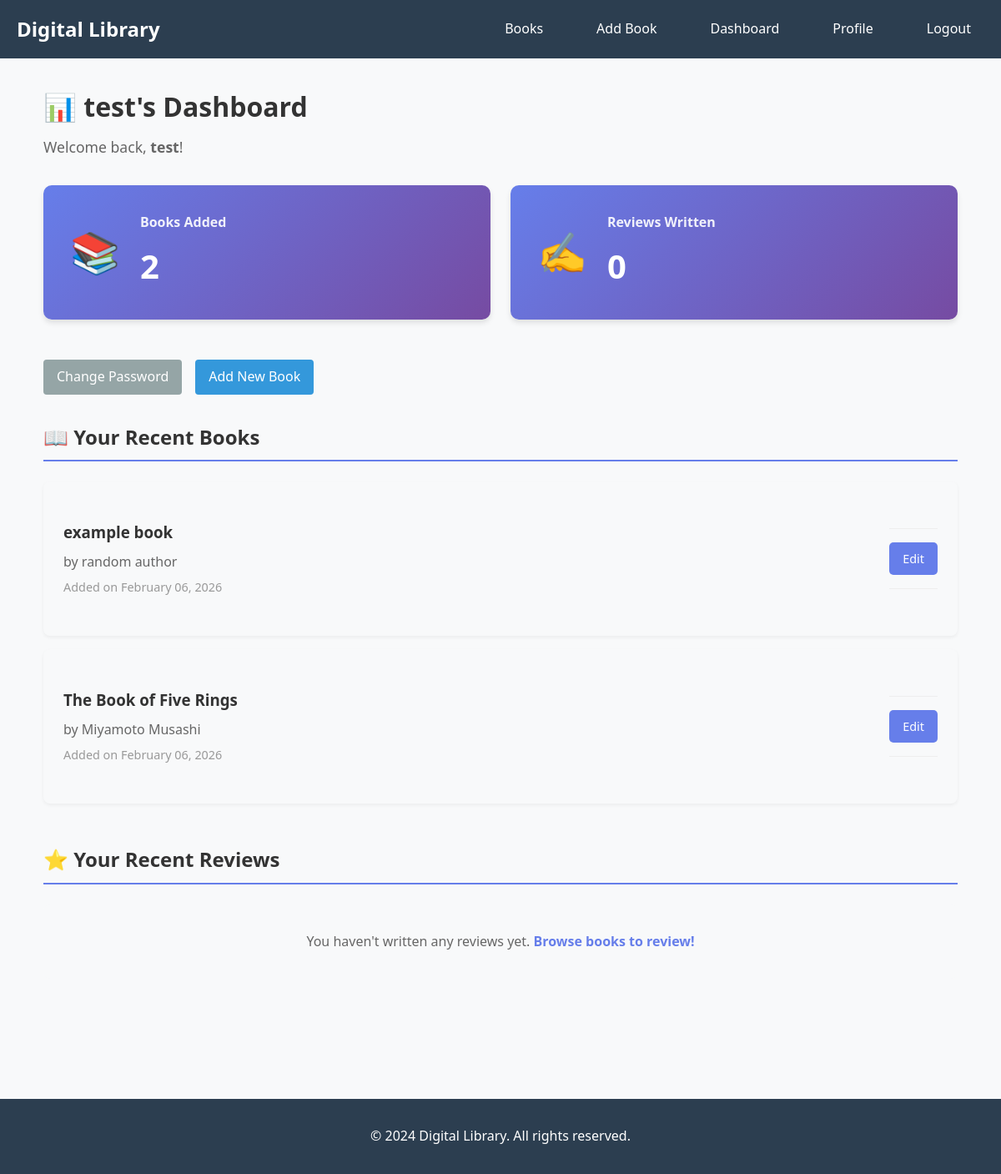
Page /user/dashboard (signed in) on the earlier database version.
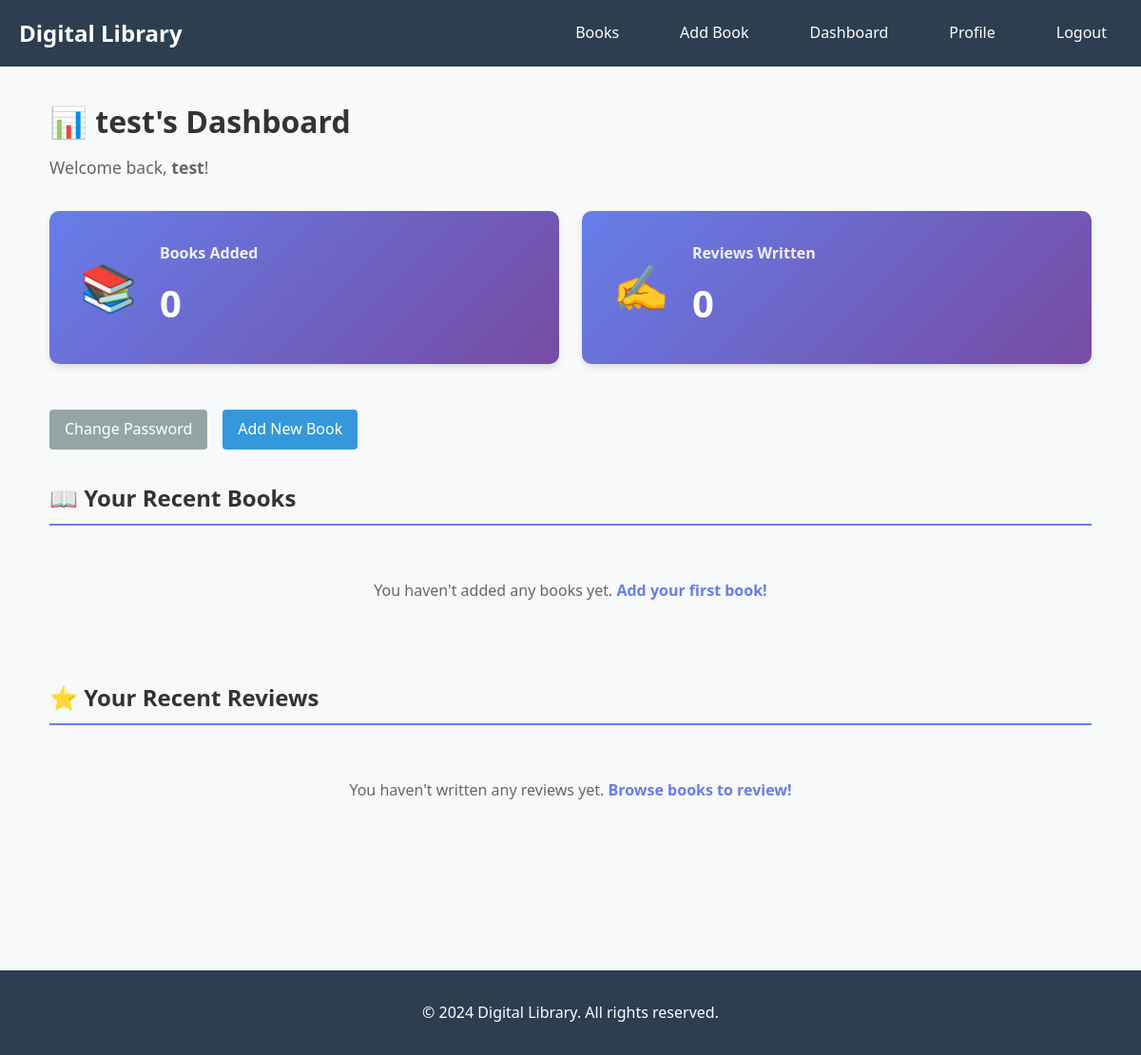
Same page on the later database version.
### models.py (models this page shows)
class Book(db.Model):
    id = db.Column(db.Integer, primary_key=True)
    title = db.Column(db.String(200), nullable=False)
    author = db.Column(db.String(150), nullable=False)
    isbn = db.Column(db.String(13), unique=True)
    description = db.Column(db.Text)
    published_date = db.Column(db.Date)
    cover_image = db.Column(db.String(300))
    created_at = db.Column(db.DateTime, default=datetime.utcnow)
    submitted_by = db.Column(db.Integer, db.ForeignKey('user.id'), nullable=False)
    reviews = db.relationship('Review', backref='book', lazy=True, cascade='all, delete-orphan')
    submitter = db.relationship('User', backref='books_submitted', lazy=True)

### routes/auth_routes.py (the view)
@auth_bp.route("/user/dashboard")
@login_required
def dashboard():
    total_books_added = Book.query.filter_by(submitted_by=current_user.id).count()
    total_reviews_written = Review.query.filter_by(user_id=current_user.id).count()
    recent_books = Book.query.filter_by(submitted_by=current_user.id).order_by(Book.created_at.desc()).limit(5).all()
    recent_reviews = Review.query.filter_by(user_id=current_user.id).options(joinedload(Review.book)).order_by(Review.created_at.desc()).limit(5).all()
    return render_template("dashboard.html",
                         user=current_user,
                         total_books_added=total_books_added,
                         total_reviews_written=total_reviews_written,
                         recent_books=recent_books,
                         recent_reviews=recent_reviews)

### app.py (called while the page is built)
@login_manager.user_loader
def load_user(user_id):
    return User.query.get(int(user_id))

### models.py (called while the page is built)
    def is_admin(self):
        return self.role == 'admin'

### templates/dashboard.html (shortened to what this page needs)
{% extends "base.html" %}
{% block content %}
<div class="dashboard">
    <h1>📊 {{ user.username }}'s Dashboard</h1>
    <p class="welcome-message">Welcome back, <strong>{{ user.username }}</strong>!</p>
    <div class="stats-container">
        <div class="stat-card">
            <div class="stat-icon">📚</div>
            <div class="stat-content">
                <h3>Books Added</h3>
                <p class="stat-number">{{ total_books_added }}</p>
            </div>
        </div>
        <div class="stat-card">
            <div class="stat-icon">✍️</div>
            <div class="stat-content">
                <h3>Reviews Written</h3>
                <p class="stat-number">{{ total_reviews_written }}</p>
            </div>
        </div>
    </div>
    <div class="dashboard-actions">
        <a href="{{ url_for('auth.change_password') }}" class="btn btn-secondary">Change Password</a>
        <a href="{{ url_for('book.add_book') }}" class="btn btn-primary">Add New Book</a>
    </div>
    <div class="dashboard-section">
        <h2>📖 Your Recent Books</h2>
        {% if recent_books %}
            <div class="books-list">
                {% for book in recent_books %}
                <div class="book-item">
                    <div class="book-info">
                        <h3><a href="{{ url_for('book.user_book_detail', book_id=book.id) }}">{{ book.title }}</a></h3>
                        <p class="book-author">by {{ book.author }}</p>
                        <small class="book-date">Added on {{ book.created_at.strftime('%B %d, %Y') }}</small>
                    </div>
                    <div class="book-actions">
                        <a href="{{ url_for('book.edit_book', book_id=book.id) }}" class="btn btn-small">Edit</a>
                    </div>
                </div>
                {% endfor %}
            </div>
        {% else %}
            <p class="empty-message">You haven't added any books yet. <a href="{{ url_for('book.add_book') }}">Add your first book!</a></p>
        {% endif %}
    </div>
    <div class="dashboard-section">
        <h2>⭐ Your Recent Reviews</h2>
        {% if recent_reviews %}
            <div class="reviews-list">
                {% for review in recent_reviews %}
                <div class="review-item">
                    <div class="review-header">
                        <h3><a href="{{ url_for('book.user_book_detail', book_id=review.book.id) }}">{{ review.book.title }}</a></h3>
                        <div class="rating">
                            {% for i in range(5) %}
                                {% if i < review.rating %}
                                    ⭐
                                {% else %}
                                    ☆
                                {% endif %}
                            {% endfor %}
                        </div>
                    </div>
                    <p class="review-comment">{{ review.comment[:100] }}{% if review.comment|length > 100 %}...{% endif %}</p>
                    <small class="review-date">{{ review.created_at.strftime('%B %d, %Y') }}</small>
                </div>
                {% endfor %}
            </div>
        {% else %}
            <p class="empty-message">You haven't written any reviews yet. <a href="{{ url_for('book.user_books') }}">Browse books to review!</a></p>
        {% endif %}
    </div>
</div>
{% endblock %}

Differences in the rows shown:
removed Book: title "example book", author "random author", created_at "February 06, 2026"
removed Book: title "The Book of Five Rings", author "Miyamoto Musashi", created_at "February 06, 2026"
Other differences:
{{ total_books_added }}: "2" → "0"
text now shown: "You haven't added any books yet. Add your first book!"
